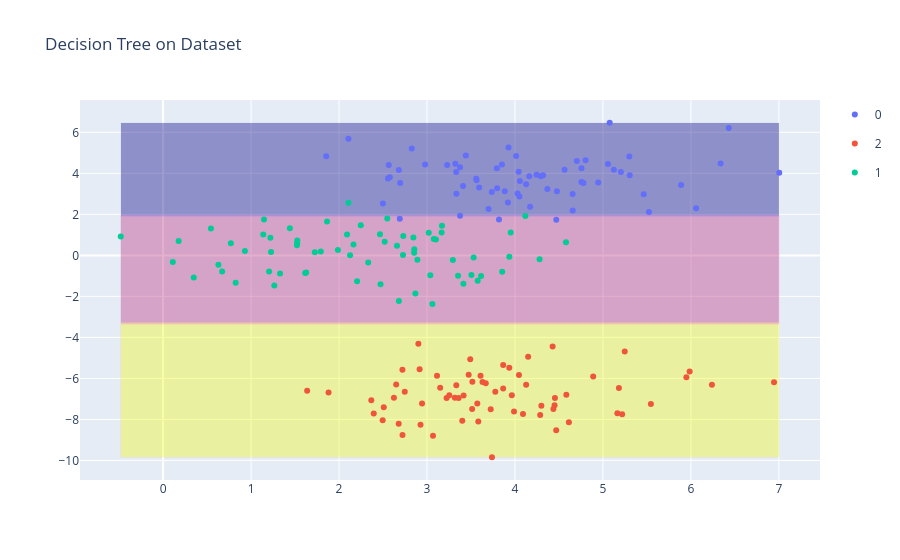

The code cell stored with this chart in its notebook:
### Markdown cell above
<a class="anchor" id="library"></a>
# 13. Descision Classification Tree library

```python
# 1. Classification Tree (scikit-learn)
from sklearn.tree import DecisionTreeClassifier

model1 = DecisionTreeClassifier(
    criterion="gini", # "gini", "entropy", "log_loss"
    splitter="best", # "best" or "random"
    max_depth=None, # maximum tree depth
    min_samples_split=2, # min samples to split a node
    min_samples_leaf=1, # min samples in a leaf
    max_features=None, # number of features to consider
    random_state=42 # reproducible results
)

model1.fit(X, y)

model1.predict(X) # predicted class labels
model1.predict_proba(X) # class probabilities
model1.score(X, y) # accuracy


# 2. Classification Tree with Cross-Validation (Grid Search)
from sklearn.model_selection import GridSearchCV

param_grid = {
    "max_depth": [None, 5, 10, 20],
    "min_samples_split": [2, 5, 10],
    "min_samples_leaf": [1, 2, 4],
    "criterion": ["gini", "entropy"]
}

model2 = GridSearchCV(
    estimator=DecisionTreeClassifier(random_state=42),
    param_grid=param_grid,
    scoring="accuracy",
    cv=5,
    n_jobs=-1
)

model2.fit(X, y)

model2.best_params_ # best hyperparameters
model2.best_score_ # best CV accuracy
model2.best_estimator_


# 3. Feature Importance
model1.feature_importances_ # importance of each feature


# 4. Tree Visualization
from sklearn.tree import plot_tree
import matplotlib.pyplot as plt

plt.figure(figsize=(12, 8))
plot_tree(model1, filled=True, feature_names=None, class_names=True)
plt.show()


# 5. Export Tree Rules (text)
from sklearn.tree import export_text

tree_rules = export_text(model1)
print(tree_rules)


# 6. Cost Complexity Pruning (post-pruning)
path = model1.cost_complexity_pruning_path(X, y)
ccp_alphas = path.ccp_alphas

models = []
for alpha in ccp_alphas:
    model = DecisionTreeClassifier(ccp_alpha=alpha)
    model.fit(X, y)
    models.append(model)

# Evaluate models to choose best alpha


# 7. Using Randomized Search (faster tuning)
from sklearn.model_selection import RandomizedSearchCV

param_dist = {
    "max_depth": [None, 5, 10, 20, 30],
    "min_samples_split": [2, 5, 10, 20],
    "min_samples_leaf": [1, 2, 4, 8]
}

model7 = RandomizedSearchCV(
    estimator=DecisionTreeClassifier(random_state=42),
    param_distributions=param_dist,
    n_iter=20,
    scoring="accuracy",
    cv=5,
    random_state=42,
    n_jobs=-1
)

model7.fit(X, y)

model7.best_params_
model7.best_score_


# 8. Train/Test Split Evaluation
from sklearn.model_selection import train_test_split
from sklearn.metrics import accuracy_score, confusion_matrix

X_train, X_test, y_train, y_test = train_test_split(
    X, y, test_size=0.2, random_state=42
)

model8 = DecisionTreeClassifier(max_depth=10)
model8.fit(X_train, y_train)

y_pred = model8.predict(X_test)

accuracy_score(y_test, y_pred)
confusion_matrix(y_test, y_pred)


# 9. Pipeline (with preprocessing)
from sklearn.pipeline import Pipeline
from sklearn.preprocessing import StandardScaler

pipeline = Pipeline([
    ("scaler", StandardScaler()),  # optional for trees (not required)
    ("tree", DecisionTreeClassifier(max_depth=10))
])

pipeline.fit(X, y)
pipeline.predict(X)


# 10. Ensemble Extension (Random Forest for comparison)
from sklearn.ensemble import RandomForestClassifier

rf = RandomForestClassifier(
    n_estimators=100,
    max_depth=None,
    random_state=42,
    n_jobs=-1
)

rf.fit(X, y)
rf.predict(X)
rf.predict_proba(X)
rf.score(X, y)


# 11. Create toy classification data
from sklearn.datasets import make_classification

X, y = make_classification(
    n_samples=100, # number of samples
    n_features=5, # total features
    n_informative=3, # useful features
    n_redundant=1, # redundant (linear combos)
    n_classes=2, # number of classes
    random_state=42
)


```

### Code cell
np.random.seed(1410)
n = 200

X, y = make_blobs(n_samples=n, n_features=2, centers=3,cluster_std=1.0, random_state=1410)

tree_model = DecisionTreeClassifier(min_samples_split=5, min_samples_leaf=3)
tree_model.fit(X, y)

x1_grid = np.linspace(X[:, 0].min(), X[:, 0].max(), 100)
x2_grid = np.linspace(X[:, 1].min(), X[:, 1].max(), 100)

xx, yy = np.meshgrid(x1_grid, x2_grid)
grid = np.column_stack([xx.ravel(), yy.ravel()])

Z = tree_model.predict(grid).reshape(xx.shape)

# single figure
fig = go.Figure()

# decision regions
fig.add_trace(go.Contour(x=x1_grid,y=x2_grid,z=Z,showscale=False,opacity=0.4,contours=dict(coloring="fill", showlines=False)))

# scatter points
scatter = px.scatter(x=X[:, 0], y=X[:, 1], color=y.astype(str))
for trace in scatter.data:
    fig.add_trace(trace)

fig.update_layout(title="Decision Tree on Dataset")
fig.show()

### Figure 1 — Plotly figure (JSON) as saved in the notebook; plotly's stock layout.template omitted (floating-point values rounded to 4 significant figures; data arrays with more than 128 entries replaced by an {"elided": "..."} marker saying what was removed)
{"data": [{"contours": {"coloring": "fill", "showlines": false}, "opacity": 0.4, "showscale": false, "type": "contour", "x": [-0.4815, -0.4059, -0.3302, -0.2546, -0.179, -0.1034, -0.02779, 0.04782, 0.1234, 0.199, 0.2747, 0.3503, 0.4259, 0.5015, 0.5771, 0.6527, 0.7283, 0.8039, 0.8796, 0.9552, 1.031, 1.106, 1.182, 1.258, 1.333, 1.409, 1.484, 1.56, 1.636, 1.711, 1.787, 1.863, 1.938, 2.014, 2.089, 2.165, 2.241, 2.316, 2.392, 2.467, 2.543, 2.619, 2.694, 2.77, 2.845, 2.921, 2.997, 3.072, 3.148, 3.224, 3.299, 3.375, 3.45, 3.526, 3.602, 3.677, 3.753, 3.828, 3.904, 3.98, 4.055, 4.131, 4.207, 4.282, 4.358, 4.433, 4.509, 4.585, 4.66, 4.736, 4.811, 4.887, 4.963, 5.038, 5.114, 5.189, 5.265, 5.341, 5.416, 5.492, 5.568, 5.643, 5.719, 5.794, 5.87, 5.946, 6.021, 6.097, 6.172, 6.248, 6.324, 6.399, 6.475, 6.55, 6.626, 6.702, 6.777, 6.853, 6.929, 7.004], "y": [-9.843, -9.678, -9.513, -9.348, -9.184, -9.019, -8.854, -8.689, -8.525, -8.36, -8.195, -8.03, -7.866, -7.701, -7.536, -7.371, -7.207, -7.042, -6.877, -6.713, -6.548, -6.383, -6.218, -6.054, -5.889, -5.724, -5.559, -5.395, -5.23, -5.065, -4.9, -4.736, -4.571, -4.406, -4.241, -4.077, -3.912, -3.747, -3.582, -3.418, -3.253, -3.088, -2.923, -2.759, -2.594, -2.429, -2.265, -2.1, -1.935, -1.77, -1.606, -1.441, -1.276, -1.111, -0.9466, -0.7819, -0.6171, -0.4524, -0.2876, -0.1229, 0.04184, 0.2066, 0.3713, 0.5361, 0.7008, 0.8655, 1.03, 1.195, 1.36, 1.525, 1.689, 1.854, 2.019, 2.183, 2.348, 2.513, 2.678, 2.842, 3.007, 3.172, 3.337, 3.501, 3.666, 3.831, 3.996, 4.16, 4.325, 4.49, 4.655, 4.819, 4.984, 5.149, 5.314, 5.478, 5.643, 5.808, 5.972, 6.137, 6.302, 6.467], "z": {"elided": "100x100 int values"}}, {"hovertemplate": "color=0<br>x=%{x}<br>y=%{y}<extra></extra>", "legendgroup": "0", "marker": {"color": "#636efa", "symbol": "circle"}, "mode": "markers", "name": "0", "orientation": "v", "showlegend": true, "type": "scatter", "x": [4.703, 4.656, 4.756, 3.332, 2.557, 2.565, 3.592, 5.057, 3.229, 3.737, 3.376, 3.442, 3.92, 4.051, 5.889, 2.979, 4.056, 4.656, 4.756, 3.7, 2.827, 5.523, 2.107, 3.559, 4.946, 4.294, 4.319, 4.172, 1.854, 4.127, 4.042, 3.564, 2.695, 6.337, 2.498, 6.43, 6.059, 4.564, 5.124, 3.376, 7.004, 2.69, 4.476, 4.779, 5.204, 4.245, 5.077, 3.41, 5.3, 3.884, 4.368, 4.47, 4.029, 3.926, 3.818, 5.305, 2.68, 4.013, 2.577, 3.794, 3.322, 3.797, 4.803, 3.334, 4.162, 3.852, 5.463], "xaxis": "x", "y": [4.598, 2.183, 3.579, 4.063, 3.747, 4.401, 3.308, 4.454, 4.413, 3.089, 1.938, 4.874, 2.573, 2.874, 3.435, 4.427, 3.626, 2.998, 4.247, 2.256, 5.213, 2.121, 5.682, 3.738, 3.552, 3.852, 3.908, 2.371, 4.838, 3.467, 4.08, 3.664, 3.532, 4.476, 2.524, 6.212, 2.302, 4.171, 4.171, 4.301, 4.031, 1.784, 3.126, 3.524, 4.068, 3.929, 6.467, 3.384, 4.823, 3.13, 3.236, 1.737, 3.021, 5.261, 1.744, 3.911, 4.163, 4.846, 3.808, 4.246, 4.466, 3.272, 4.643, 3.003, 3.856, 4.432, 2.976], "yaxis": "y"}, {"hovertemplate": "color=2<br>x=%{x}<br>y=%{y}<extra></extra>", "legendgroup": "2", "marker": {"color": "#EF553B", "symbol": "circle"}, "mode": "markers", "name": "2", "orientation": "v", "showlegend": true, "type": "scatter", "x": [3.866, 4.428, 3.401, 1.881, 4.149, 2.721, 3.583, 2.496, 3.316, 3.964, 5.218, 4.454, 3.416, 2.916, 3.572, 2.367, 5.985, 1.637, 2.747, 3.777, 2.721, 4.613, 5.948, 3.631, 4.584, 2.624, 4.3, 3.738, 3.989, 2.902, 2.926, 3.149, 3.068, 3.866, 3.359, 3.935, 4.091, 2.678, 2.649, 5.545, 2.944, 6.945, 5.182, 2.395, 3.668, 4.889, 5.248, 3.609, 3.516, 5.164, 4.45, 4.287, 3.114, 4.437, 2.508, 3.223, 4.127, 3.333, 6.239, 3.491, 4.046, 3.724, 4.468, 3.513, 3.474, 3.254], "xaxis": "x", "y": [-5.348, -4.443, -8.058, -6.69, -4.939, -5.577, -8.096, -8.043, -6.939, -6.817, -7.752, -6.957, -6.827, -5.557, -7.221, -7.065, -5.661, -6.598, -6.647, -6.648, -8.757, -8.14, -5.939, -6.17, -6.799, -6.941, -7.328, -9.843, -7.613, -4.303, -8.259, -6.456, -8.789, -6.495, -6.956, -5.474, -7.738, -8.205, -6.296, -7.247, -7.22, -6.186, -6.472, -7.715, -6.232, -5.9, -4.683, -5.871, -6.163, -7.701, -7.304, -7.785, -5.869, -7.492, -7.408, -6.951, -6.312, -6.329, -6.304, -5.067, -5.833, -7.503, -8.528, -7.495, -5.821, -6.814], "yaxis": "y"}, {"hovertemplate": "color=1<br>x=%{x}<br>y=%{y}<extra></extra>", "legendgroup": "1", "marker": {"color": "#00cc96", "symbol": "circle"}, "mode": "markers", "name": "1", "orientation": "v", "showlegend": true, "type": "scatter", "x": [2.519, 0.6712, 1.524, 3.505, 0.1766, 3.101, 3.855, 3.951, 1.264, 2.125, 3.353, 1.205, 1.793, 3.077, 4.58, 2.107, 3.02, 1.724, 2.727, 1.522, 2.091, 2.164, 0.9297, 1.626, 2.853, 1.864, 0.7704, 1.147, 2.868, 2.465, -0.4815, 3.414, 2.68, 1.329, 2.205, 1.526, 1.227, 3.614, 4.279, 2.845, 3.17, 1.987, 3.53, 0.8248, 3.936, 2.548, 4.118, 3.061, 0.6289, 3.037, 0.1107, 2.891, 3.576, 2.247, 3.166, 1.441, 2.659, 2.471, 3.294, 2.332, 0.3483, 0.5436, 1.138, 2.855, 2.73, 1.219, 1.615], "xaxis": "x", "y": [0.6607, -0.7837, 0.5936, -0.9517, 0.7062, 0.7798, -0.794, 1.118, -1.474, 0.003553, -0.9973, -0.7827, 0.1862, 0.7945, 0.6366, 2.566, 1.105, 0.1467, 0.01829, 0.49, 1.013, 0.5261, 0.2195, -0.8289, 0.126, 1.654, 0.5875, 1.746, -1.86, 1.028, 0.9194, -1.386, -2.219, -0.8812, -1.264, 0.7262, 0.1613, -1.008, -0.1866, 0.8663, 1.444, 0.2664, -0.1058, -1.329, -0.06969, 1.801, 1.921, -2.373, -0.456, -0.9724, -0.3177, -0.2162, -1.236, 1.474, 1.11, 1.329, 0.4734, -1.404, -0.2204, -0.3488, -1.082, 1.312, 1.022, 0.2971, 0.9421, 0.8541, -0.8608], "yaxis": "y"}], "layout": {"title": {"text": "Decision Tree on Dataset"}}}
